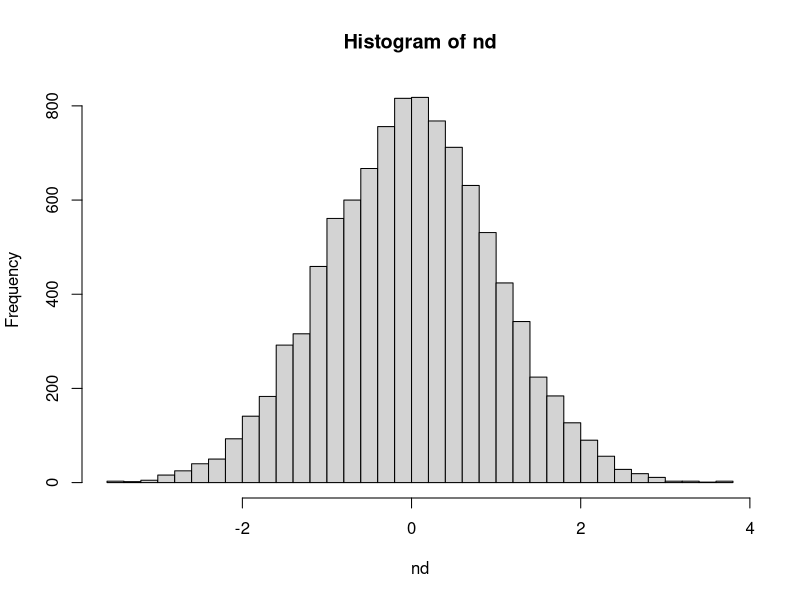
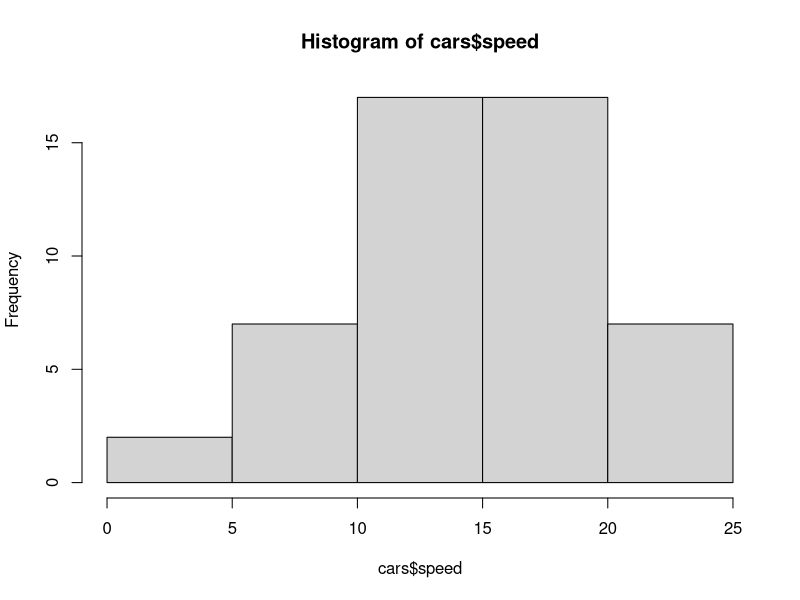
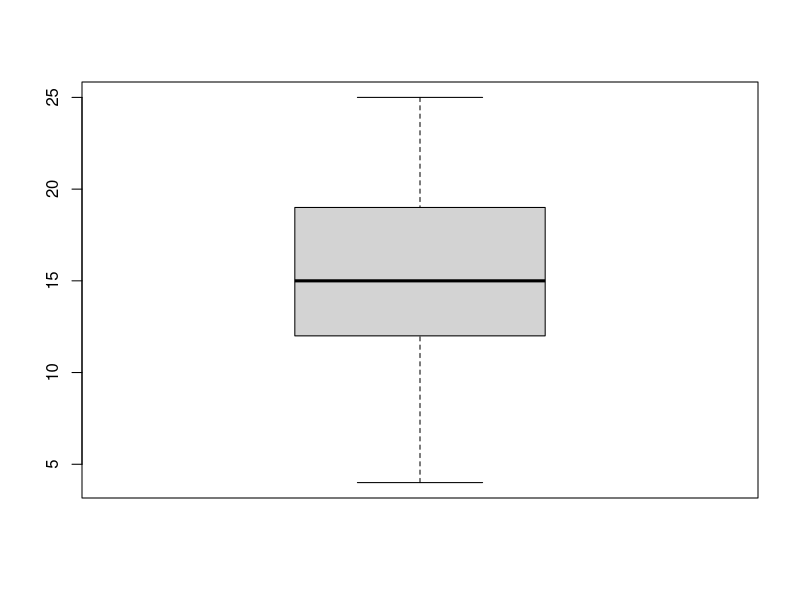
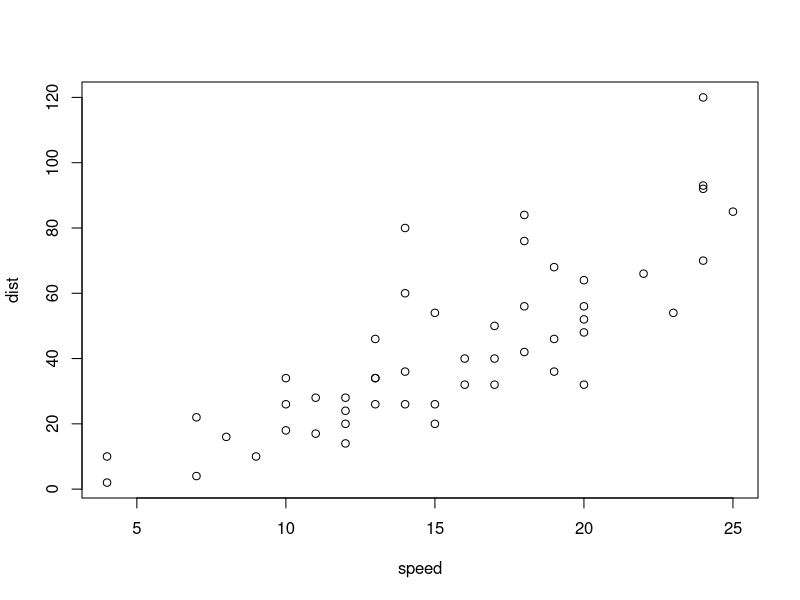

Write R code to recreate these figures, in order.
## ---- chunk 1
#Here the rnorm function generates the normal distribution for us
#the first number represents the amount of observations while the 
#breaks argument in hist simply means how many line break points we
# want, i.e. the vertical lines between bars in the histogram. 
nd <- rnorm(10000, mean = 0, sd =1)
hist(nd, breaks = 50)
## ---- chunk 2
hist(cars$speed)
## ---- chunk 3
boxplot(cars$speed)
## ---- chunk 4
plot(cars)
